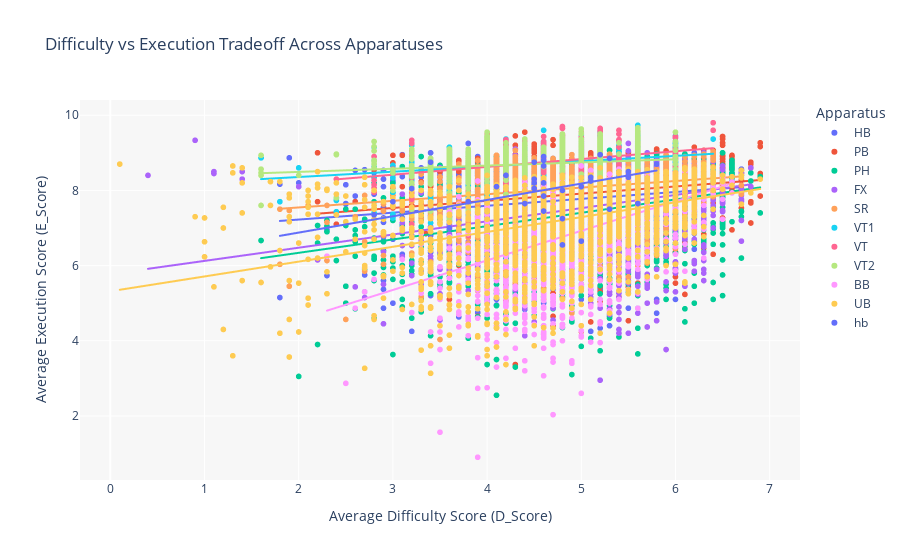

Here is the notebook cell this chart was saved with:
### Code cell
import plotly.express as px

fig2 = px.scatter(maindf, 
                  x="D_Score", 
                  y="E_Score", 
                  color="Apparatus", 
                #   size="CompetitionsCount",
                  hover_data=['LastName', 'FirstName'],
                  title="Difficulty vs Execution Tradeoff Across Apparatuses",
                  trendline="ols")

fig2.update_layout(
    xaxis_title="Average Difficulty Score (D_Score)", 
    yaxis_title="Average Execution Score (E_Score)",
    legend_title="Apparatus",
    plot_bgcolor="rgba(240,240,240,0.5)"
)

fig2.show()

### Figure 1 — Plotly figure (JSON) as saved in the notebook; plotly's stock layout.template omitted (floating-point values rounded to 4 significant figures; data arrays with more than 128 entries replaced by an {"elided": "..."} marker saying what was removed)
{"data": [{"customdata": {"elided": "2319x2 str values"}, "hovertemplate": "Apparatus=HB<br>D_Score=%{x}<br>E_Score=%{y}<br>LastName=%{customdata[0]}<br>FirstName=%{customdata[1]}<extra></extra>", "legendgroup": "HB", "marker": {"color": "#636efa", "symbol": "circle"}, "mode": "markers", "name": "HB", "showlegend": true, "type": "scattergl", "x": {"elided": "2319 float values"}, "xaxis": "x", "y": {"elided": "2319 float values"}, "yaxis": "y"}, {"hovertemplate": "<b>OLS trendline</b><br>E_Score = 0.183524 * D_Score + 6.85707<br>R<sup>2</sup>=0.028844<br><br>Apparatus=HB<br>D_Score=%{x}<br>E_Score=%{y} <b>(trend)</b><extra></extra>", "legendgroup": "HB", "marker": {"color": "#636efa", "symbol": "circle"}, "mode": "lines", "name": "HB", "showlegend": false, "type": "scattergl", "x": {"elided": "2319 float values"}, "xaxis": "x", "y": {"elided": "2319 float values"}, "yaxis": "y"}, {"customdata": {"elided": "2368x2 str values"}, "hovertemplate": "Apparatus=PB<br>D_Score=%{x}<br>E_Score=%{y}<br>LastName=%{customdata[0]}<br>FirstName=%{customdata[1]}<extra></extra>", "legendgroup": "PB", "marker": {"color": "#EF553B", "symbol": "circle"}, "mode": "markers", "name": "PB", "showlegend": true, "type": "scattergl", "x": {"elided": "2368 float values"}, "xaxis": "x", "y": {"elided": "2368 float values"}, "yaxis": "y"}, {"hovertemplate": "<b>OLS trendline</b><br>E_Score = 0.190491 * D_Score + 6.96168<br>R<sup>2</sup>=0.035634<br><br>Apparatus=PB<br>D_Score=%{x}<br>E_Score=%{y} <b>(trend)</b><extra></extra>", "legendgroup": "PB", "marker": {"color": "#EF553B", "symbol": "circle"}, "mode": "lines", "name": "PB", "showlegend": false, "type": "scattergl", "x": {"elided": "2368 float values"}, "xaxis": "x", "y": {"elided": "2368 float values"}, "yaxis": "y"}, {"customdata": {"elided": "2531x2 str values"}, "hovertemplate": "Apparatus=PH<br>D_Score=%{x}<br>E_Score=%{y}<br>LastName=%{customdata[0]}<br>FirstName=%{customdata[1]}<extra></extra>", "legendgroup": "PH", "marker": {"color": "#00cc96", "symbol": "circle"}, "mode": "markers", "name": "PH", "showlegend": true, "type": "scattergl", "x": {"elided": "2531 float values"}, "xaxis": "x", "y": {"elided": "2531 float values"}, "yaxis": "y"}, {"hovertemplate": "<b>OLS trendline</b><br>E_Score = 0.355127 * D_Score + 5.62884<br>R<sup>2</sup>=0.102668<br><br>Apparatus=PH<br>D_Score=%{x}<br>E_Score=%{y} <b>(trend)</b><extra></extra>", "legendgroup": "PH", "marker": {"color": "#00cc96", "symbol": "circle"}, "mode": "lines", "name": "PH", "showlegend": false, "type": "scattergl", "x": {"elided": "2531 float values"}, "xaxis": "x", "y": {"elided": "2531 float values"}, "yaxis": "y"}, {"customdata": {"elided": "4537x2 str values"}, "hovertemplate": "Apparatus=FX<br>D_Score=%{x}<br>E_Score=%{y}<br>LastName=%{customdata[0]}<br>FirstName=%{customdata[1]}<extra></extra>", "legendgroup": "FX", "marker": {"color": "#ab63fa", "symbol": "circle"}, "mode": "markers", "name": "FX", "showlegend": true, "type": "scattergl", "x": {"elided": "4537 float values"}, "xaxis": "x", "y": {"elided": "4537 float values"}, "yaxis": "y"}, {"hovertemplate": "<b>OLS trendline</b><br>E_Score = 0.351053 * D_Score + 5.77321<br>R<sup>2</sup>=0.094082<br><br>Apparatus=FX<br>D_Score=%{x}<br>E_Score=%{y} <b>(trend)</b><extra></extra>", "legendgroup": "FX", "marker": {"color": "#ab63fa", "symbol": "circle"}, "mode": "lines", "name": "FX", "showlegend": false, "type": "scattergl", "x": {"elided": "4537 float values"}, "xaxis": "x", "y": {"elided": "4537 float values"}, "yaxis": "y"}, {"customdata": {"elided": "2300x2 str values"}, "hovertemplate": "Apparatus=SR<br>D_Score=%{x}<br>E_Score=%{y}<br>LastName=%{customdata[0]}<br>FirstName=%{customdata[1]}<extra></extra>", "legendgroup": "SR", "marker": {"color": "#FFA15A", "symbol": "circle"}, "mode": "markers", "name": "SR", "showlegend": true, "type": "scattergl", "x": {"elided": "2300 float values"}, "xaxis": "x", "y": {"elided": "2300 float values"}, "yaxis": "y"}, {"hovertemplate": "<b>OLS trendline</b><br>E_Score = 0.175865 * D_Score + 7.19489<br>R<sup>2</sup>=0.051903<br><br>Apparatus=SR<br>D_Score=%{x}<br>E_Score=%{y} <b>(trend)</b><extra></extra>", "legendgroup": "SR", "marker": {"color": "#FFA15A", "symbol": "circle"}, "mode": "lines", "name": "SR", "showlegend": false, "type": "scattergl", "x": {"elided": "2300 float values"}, "xaxis": "x", "y": {"elided": "2300 float values"}, "yaxis": "y"}, {"customdata": {"elided": "3305x2 str values"}, "hovertemplate": "Apparatus=VT1<br>D_Score=%{x}<br>E_Score=%{y}<br>LastName=%{customdata[0]}<br>FirstName=%{customdata[1]}<extra></extra>", "legendgroup": "VT1", "marker": {"color": "#19d3f3", "symbol": "circle"}, "mode": "markers", "name": "VT1", "showlegend": true, "type": "scattergl", "x": {"elided": "3305 float values"}, "xaxis": "x", "y": {"elided": "3305 float values"}, "yaxis": "y"}, {"hovertemplate": "<b>OLS trendline</b><br>E_Score = 0.140371 * D_Score + 8.07594<br>R<sup>2</sup>=0.046869<br><br>Apparatus=VT1<br>D_Score=%{x}<br>E_Score=%{y} <b>(trend)</b><extra></extra>", "legendgroup": "VT1", "marker": {"color": "#19d3f3", "symbol": "circle"}, "mode": "lines", "name": "VT1", "showlegend": false, "type": "scattergl", "x": {"elided": "3305 float values"}, "xaxis": "x", "y": {"elided": "3305 float values"}, "yaxis": "y"}, {"customdata": {"elided": "1033x2 str values"}, "hovertemplate": "Apparatus=VT<br>D_Score=%{x}<br>E_Score=%{y}<br>LastName=%{customdata[0]}<br>FirstName=%{customdata[1]}<extra></extra>", "legendgroup": "VT", "marker": {"color": "#FF6692", "symbol": "circle"}, "mode": "markers", "name": "VT", "showlegend": true, "type": "scattergl", "x": {"elided": "1033 float values"}, "xaxis": "x", "y": {"elided": "1033 float values"}, "yaxis": "y"}, {"hovertemplate": "<b>OLS trendline</b><br>E_Score = 0.207693 * D_Score + 7.79513<br>R<sup>2</sup>=0.071568<br><br>Apparatus=VT<br>D_Score=%{x}<br>E_Score=%{y} <b>(trend)</b><extra></extra>", "legendgroup": "VT", "marker": {"color": "#FF6692", "symbol": "circle"}, "mode": "lines", "name": "VT", "showlegend": false, "type": "scattergl", "x": {"elided": "1033 float values"}, "xaxis": "x", "y": {"elided": "1033 float values"}, "yaxis": "y"}, {"customdata": {"elided": "1616x2 str values"}, "hovertemplate": "Apparatus=VT2<br>D_Score=%{x}<br>E_Score=%{y}<br>LastName=%{customdata[0]}<br>FirstName=%{customdata[1]}<extra></extra>", "legendgroup": "VT2", "marker": {"color": "#B6E880", "symbol": "circle"}, "mode": "markers", "name": "VT2", "showlegend": true, "type": "scattergl", "x": {"elided": "1616 float values"}, "xaxis": "x", "y": {"elided": "1616 float values"}, "yaxis": "y"}, {"hovertemplate": "<b>OLS trendline</b><br>E_Score = 0.0843106 * D_Score + 8.32317<br>R<sup>2</sup>=0.020962<br><br>Apparatus=VT2<br>D_Score=%{x}<br>E_Score=%{y} <b>(trend)</b><extra></extra>", "legendgroup": "VT2", "marker": {"color": "#B6E880", "symbol": "circle"}, "mode": "lines", "name": "VT2", "showlegend": false, "type": "scattergl", "x": {"elided": "1616 float values"}, "xaxis": "x", "y": {"elided": "1616 float values"}, "yaxis": "y"}, {"customdata": {"elided": "2265x2 str values"}, "hovertemplate": "Apparatus=BB<br>D_Score=%{x}<br>E_Score=%{y}<br>LastName=%{customdata[0]}<br>FirstName=%{customdata[1]}<extra></extra>", "legendgroup": "BB", "marker": {"color": "#FF97FF", "symbol": "circle"}, "mode": "markers", "name": "BB", "showlegend": true, "type": "scattergl", "x": {"elided": "2265 float values"}, "xaxis": "x", "y": {"elided": "2265 float values"}, "yaxis": "y"}, {"hovertemplate": "<b>OLS trendline</b><br>E_Score = 0.786621 * D_Score + 2.99131<br>R<sup>2</sup>=0.202045<br><br>Apparatus=BB<br>D_Score=%{x}<br>E_Score=%{y} <b>(trend)</b><extra></extra>", "legendgroup": "BB", "marker": {"color": "#FF97FF", "symbol": "circle"}, "mode": "lines", "name": "BB", "showlegend": false, "type": "scattergl", "x": {"elided": "2265 float values"}, "xaxis": "x", "y": {"elided": "2265 float values"}, "yaxis": "y"}, {"customdata": {"elided": "2125x2 str values"}, "hovertemplate": "Apparatus=UB<br>D_Score=%{x}<br>E_Score=%{y}<br>LastName=%{customdata[0]}<br>FirstName=%{customdata[1]}<extra></extra>", "legendgroup": "UB", "marker": {"color": "#FECB52", "symbol": "circle"}, "mode": "markers", "name": "UB", "showlegend": true, "type": "scattergl", "x": {"elided": "2125 float values"}, "xaxis": "x", "y": {"elided": "2125 float values"}, "yaxis": "y"}, {"hovertemplate": "<b>OLS trendline</b><br>E_Score = 0.394629 * D_Score + 5.31585<br>R<sup>2</sup>=0.168687<br><br>Apparatus=UB<br>D_Score=%{x}<br>E_Score=%{y} <b>(trend)</b><extra></extra>", "legendgroup": "UB", "marker": {"color": "#FECB52", "symbol": "circle"}, "mode": "lines", "name": "UB", "showlegend": false, "type": "scattergl", "x": {"elided": "2125 float values"}, "xaxis": "x", "y": {"elided": "2125 float values"}, "yaxis": "y"}, {"customdata": [["ADAPA", "Karthik"], ["AHMED", "Shishir"], ["ANGONAS", "Georgios"], ["BAINES", "Frank"], ["BEVAN", "Brinn"], ["BULL", "Tyson"], ["CARTER", "Hamish"], ["CEMLYN JONES", "Joseph"], ["CHARI", "Michalis"], ["COOK", "Joshua"], ["DICK", "Ethan"], ["DICK", "Samuel"], ["DOLCI", "Felix"], ["EDWARDS", "Jacob"], ["FERNANDO", "Ruchira"], ["FRASER", "Joe"], ["GEORGIOU", "Ilias"], ["GEORGIOU", "Marios"], ["HALL", "James"], ["JALBERT", "Mathys"], ["JARMAN", "Jake"], ["KAJI", "Chris"], ["KARNEJENKO", "Pavel"], ["KOUDINOV", "Mikhail"], ["LEE", "Daniel"], ["LYNN", "Cameron"], ["MAGALHAES", "Igor"], ["MASON STEPHENS", "Clay"], ["MIA", "Muhammad Khaalid"], ["MOORE", "Jesse"], ["MORGANS", "Mitchell"], ["OCONNELL-INNS", "Jorden"], ["REGINI MORAN", "Giarnni"], ["SINGH", "Yogeshwar"], ["TAMANE", "Kenji"]], "hovertemplate": "Apparatus=hb<br>D_Score=%{x}<br>E_Score=%{y}<br>LastName=%{customdata[0]}<br>FirstName=%{customdata[1]}<extra></extra>", "legendgroup": "hb", "marker": {"color": "#636efa", "symbol": "circle"}, "mode": "markers", "name": "hb", "showlegend": true, "type": "scattergl", "x": [2.8, 1.8, 4.6, 4.5, 4.8, 5.6, 4.6, 4.8, 3.8, 5, 4.2, 3.4, 5.3, 4.1, 3, 5.8, 5.3, 5.5, 5.5, 4.6, 4.6, 4.5, 4.5, 5, 4.4, 4.8, 3.2, 5.1, 4.6, 5.2, 5.5, 3.6, 5.1, 4.5, 4.6], "xaxis": "x", "y": [7.35, 5.15, 8.65, 8.75, 8, 7.65, 8.9, 6.55, 7.7, 8.1, 8.4, 8.75, 7.5, 8.1, 7.7, 8.7, 8.85, 8.4, 8.5, 7.85, 8.8, 8.3, 8.05, 6.65, 7.65, 7.25, 8.05, 8.35, 8.2, 8.95, 8.35, 7, 8.25, 8.2, 7.45], "yaxis": "y"}, {"hovertemplate": "<b>OLS trendline</b><br>E_Score = 0.434703 * D_Score + 6.008<br>R<sup>2</sup>=0.232698<br><br>Apparatus=hb<br>D_Score=%{x}<br>E_Score=%{y} <b>(trend)</b><extra></extra>", "legendgroup": "hb", "marker": {"color": "#636efa", "symbol": "circle"}, "mode": "lines", "name": "hb", "showlegend": false, "type": "scattergl", "x": [1.8, 2.8, 3, 3.2, 3.4, 3.6, 3.8, 4.1, 4.2, 4.4, 4.5, 4.5, 4.5, 4.5, 4.6, 4.6, 4.6, 4.6, 4.6, 4.6, 4.8, 4.8, 4.8, 5, 5, 5.1, 5.1, 5.2, 5.3, 5.3, 5.5, 5.5, 5.5, 5.6, 5.8], "xaxis": "x", "y": [6.79, 7.225, 7.312, 7.399, 7.486, 7.573, 7.66, 7.79, 7.834, 7.921, 7.964, 7.964, 7.964, 7.964, 8.008, 8.008, 8.008, 8.008, 8.008, 8.008, 8.095, 8.095, 8.095, 8.182, 8.182, 8.225, 8.225, 8.268, 8.312, 8.312, 8.399, 8.399, 8.399, 8.442, 8.529], "yaxis": "y"}], "layout": {"legend": {"title": {"text": "Apparatus"}, "tracegroupgap": 0}, "plot_bgcolor": "rgba(240,240,240,0.5)", "title": {"text": "Difficulty vs Execution Tradeoff Across Apparatuses"}, "xaxis": {"anchor": "y", "domain": [0, 1], "title": {"text": "Average Difficulty Score (D_Score)"}}, "yaxis": {"anchor": "x", "domain": [0, 1], "title": {"text": "Average Execution Score (E_Score)"}}}}
